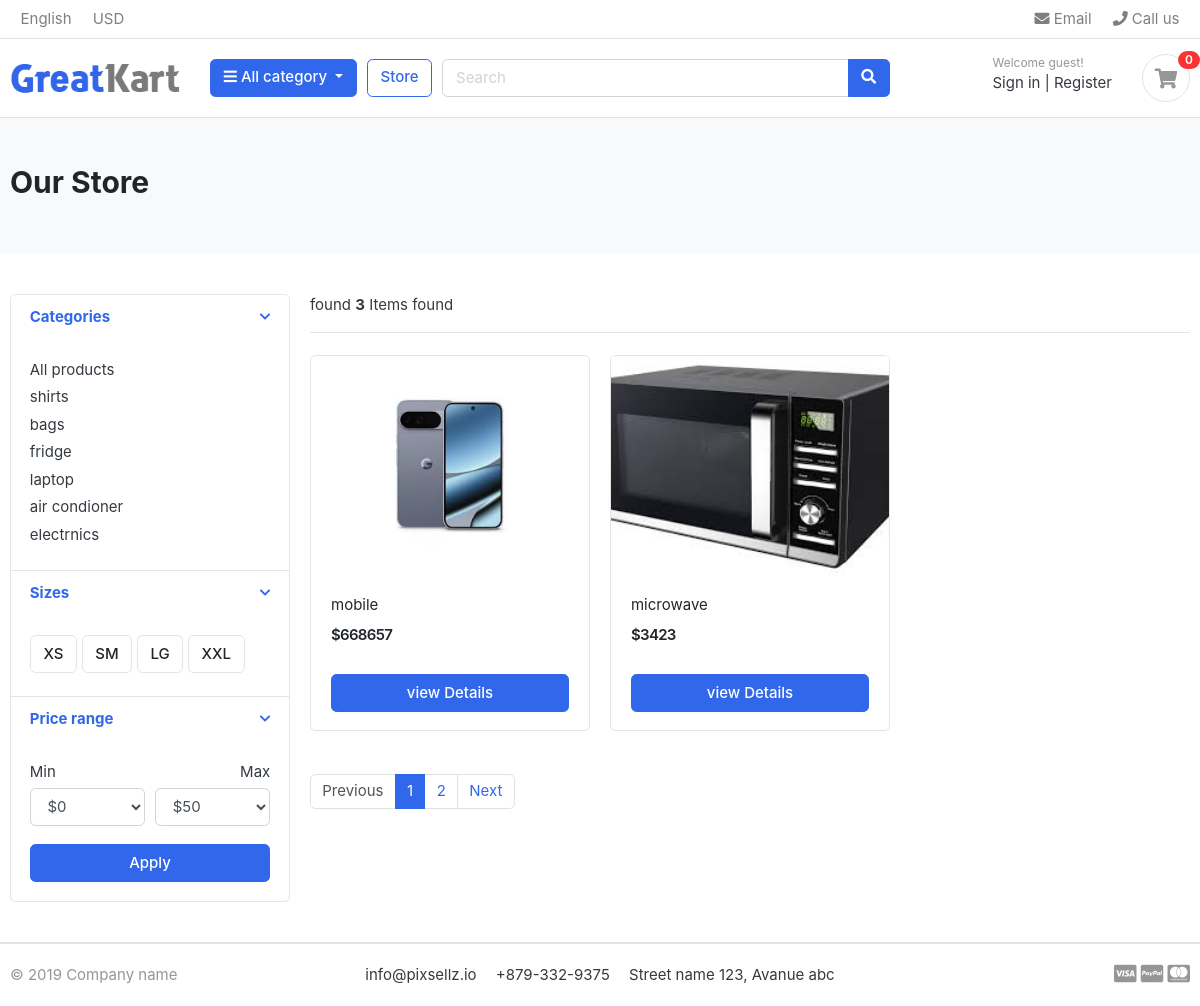
The page /store/category/electrnics/ on the database its author committed.
### category/models.py (models this page shows, shortened)
class Category(models.Model):
    category_name=models.CharField(max_length=50,unique=True)
    slug=models.SlugField(max_length=100,unique=True)
    description=models.TextField(max_length=250,blank=True)
    cat_image=models.ImageField(upload_to='categories',blank=True)
    class Meta:
        verbose_name='category'
        verbose_name_plural='categories' # without this the in a admin panel its name is the categorys 's'
    def get_url(self):
        return reverse('products_by_category',args=[self.slug])

### store/models.py (models this page shows, shortened)
class Product(models.Model):
    product_name=models.CharField(max_length=200,unique=True)
    slug=models.SlugField(max_length=255,unique=True)
    description=models.TextField(max_length=500,blank=True)
    price=models.IntegerField()
    image=models.ImageField(upload_to='products')
    stock=models.IntegerField()
    is_available=models.BooleanField(default=True)
    category=models.ForeignKey(Category,on_delete=models.CASCADE)
    created_date=models.DateTimeField(auto_now_add=True)
    modified_date=models.DateTimeField(auto_now_add=True)
    def get_url(self):
        return reverse('product_detail',args=[self.category.slug,self.slug]) # self.slug means that product slug

### store/views.py (the view)
# urls.py: path('store/', include('store.urls')),
def store(request, category_slug=None):
    categories = None
    products = None
    if category_slug is not None:
        categories = get_object_or_404(Category, slug=category_slug)
        products = Product.objects.filter(category=categories, is_available=True)# only shows that products that is the available
        paginator=Paginator(products,2)
        page=request.GET.get('page') # page=2
        paged_products=paginator.get_page(page)
        product_count = products.count() # this is used to count the the how many products are in a browser
    else:
        products = Product.objects.filter(is_available=True).order_by('id')
        paginator=Paginator(products,4)
        page=request.GET.get('page') # page=2
        paged_products=paginator.get_page(page)
        product_count = products.count()
    context = {
        'products': paged_products,
        'product_count': product_count,
    }
    return render(request, 'store.html', context)

### carts/context_processor.py (called while the page is built)
def counter(request):
    cart_count=0
    if 'admin' in request.path:
        return{}
    else:
        try:
            cart=Cart.objects.filter(cart_id=_cart_id(request))
            cart_items=CartItem.objects.all().filter(cart=cart[:1])
            for cart_item in cart_items:
                cart_count+=cart_item.quantity
        except Cart.DoesNotExist:
            cart_count=0
    return dict(cart_count=cart_count)

### carts/views.py (called while the page is built)
def _cart_id(request):  # _private function
    cart = request.session.session_key
    if not cart:
        cart = request.session.create()
    return cart

### category/context_processor.py (called while the page is built)
def menu_links(request):
    links=Category.objects.all()
    return dict(links=links)

### store/templates/store.html (shortened to what this page needs)
{% extends 'base.html' %}
{% load static %}
{% block content %}
<section class="section-pagetop bg">
<div class="container">
	{% if 'search' in request.path %}
	<h2 class="title-page">Search Result</h2>
	{% else %}
	<h2 class="title-page">Our Store</h2>
	{% endif %}
</div>
</section>
<section class="section-content padding-y">
<div class="container">
<div class="row">
	<aside class="col-md-3">
<div class="card">
	<article class="filter-group">
		<header class="card-header">
			<a href="#" data-toggle="collapse" data-target="#collapse_1" aria-expanded="true" class="">
				<i class="icon-control fa fa-chevron-down"></i>
				<h6 class="title">Categories</h6>
			</a>
		</header>
		<div class="filter-content collapse show" id="collapse_1" style="">
			<div class="card-body">
				<ul class="list-menu">
				<li><a href="{% url 'store'%}">All products </a></li>
				{% for category in links %}
				<li><a href="{{category.get_url}}">{{category.category_name}}</a></li>
				{% endfor %}
				</ul>
			</div>
		</div>
	</article>
	<article class="filter-group">
		<header class="card-header">
			<a href="#" data-toggle="collapse" data-target="#collapse_4" aria-expanded="true" class="">
				<i class="icon-control fa fa-chevron-down"></i>
				<h6 class="title">Sizes </h6>
			</a>
		</header>
		<div class="filter-content collapse show" id="collapse_4" style="">
			<div class="card-body">
			  <label class="checkbox-btn">
			    <span class="btn btn-light"> XS </span>
			  </label>
			  <label class="checkbox-btn">
			    <span class="btn btn-light"> SM </span>
			  </label>
			  <label class="checkbox-btn">
			    <span class="btn btn-light"> LG </span>
			  </label>
			  <label class="checkbox-btn">
			    <span class="btn btn-light"> XXL </span>
			  </label>
		</div>
		</div>
	</article>
	<article class="filter-group">
		<header class="card-header">
			<a href="#" data-toggle="collapse" data-target="#collapse_3" aria-expanded="true" class="">
				<i class="icon-control fa fa-chevron-down"></i>
				<h6 class="title">Price range </h6>
			</a>
		</header>
		<div class="filter-content collapse show" id="collapse_3" style="">
			<div class="card-body">
				<div class="form-row">
				<div class="form-group col-md-6">
				  <label>Min</label>
				  	<select class="mr-2 form-control">
						<option value="0">$0</option>
					</select>
				</div>
				<div class="form-group text-right col-md-6">
				  <label>Max</label>
				  	<select class="mr-2 form-control">
						<option value="50">$50</option>
					</select>
				</div>
				</div>
				<button class="btn btn-block btn-primary">Apply</button>
			</div>
		</div>
	</article>
</div>
	</aside>
	<main class="col-md-9">
<header class="border-bottom mb-4 pb-3">
		<div class="form-inline">
			<span class="mr-md-auto">found <b>{{product_count}}</b> Items found </span>
		</div>
</header>
<div class="row">
	{% if products %}
	{% for product in products %}
	<div class="col-md-4">
		<figure class="card card-product-grid">
			<div class="img-wrap">
				<a href="{{ product.get_url }}">
                <img src="{{ product.image.url }}" alt="{{ product.product_name }}">
                </a>
			</div>
			<figcaption class="info-wrap">
				<div class="fix-height">
					<a href="{{product.get_url}}" class="title">{{product.product_name}}</a>
					<div class="price-wrap mt-2">
						<span class="price">${{product.price}}</span>
					</div>
				</div>
				<a href="{{product.get_url}}" class="btn btn-block btn-primary">view Details </a>
			</figcaption>
		</figure>
	</div>
	{% endfor %}
	{% else %}
	<div>
		<h2>NO result found.please try again</h2>
	</div>
	{% endif %}
</div>
<nav class="mt-4" aria-label="Page navigation sample">
	{% if products.has_other_pages %}
  <ul class="pagination">
	{% if products.has_previous %}
    <li class="page-item "><a class="page-link" href="?page={{products.previous_page_number}}">Previous</a></li>
    {% else %}
	<li class="page-item disabled"><a class="page-link" href="#">Previous</a></li>
	{% endif %}
    {% for i in products.paginator.page_range %}
	{% if products.number == i %}
    <li class="page-item active"><a class="page-link" href="#">{{i}}</a></li>
	{% else %}
	<li class="page-item "><a class="page-link" href="?page={{i}}">{{i}}</a></li>
    {% endif %}
	{% endfor %}
	{% if products.has_next %}
    <li class="page-item"><a class="page-link" href="?page={{products.next_page_number}}">Next</a></li>
	{% else %}
	 <li class="page-item disabled "><a class="page-link" href="#">Next</a></li>
	 {% endif %}
  </ul>
  {% endif %}
</nav>
	</main>
</div>
</div>
</section>
{% endblock %}

### store/static/css/ui.css (style rules this page uses)
html { font-family: "Inter", sans-serif; font-size: 15px; }
.img-wrap { text-align: center; display: block; }
.img-wrap img { max-width: 100%; }
.price-wrap { letter-spacing: -0.7px; }
.padding-y { padding-top: 40px; padding-bottom: 40px; }
figure { margin-bottom: 0; }
article:after, .form-group:after { display: block; clear: both; content: ""; }
.bg { background-color: #f8f9fa; }
.title-page { color: #212529; }
.btn-light { background-color: #fff; border-color: #e4e4e4; }
[class*=list-] li:after { visibility: hidden; display: block; content: ""; overflow: hidden; height: 0; clear: both; }
.list-menu { list-style: none; margin: 0; padding-left: 0; }
.list-menu li { margin-bottom: 5px; }
.list-menu a { color: #343a40; }
[class*=card-product] a.title { color: #212529; display: block; }
[class*=card-product] .img-wrap { overflow: hidden; position: relative; }
[class*=card-product] .img-wrap img { height: 100%; max-width: 100%; width: auto; display: inline-block; -o-object-fit: cover; object-fit: cover; }
.card-product-grid { margin-bottom: 20px; }
.card-product-grid .img-wrap { border-radius: 0.2rem 0.2rem 0 0; height: 220px; }
.card-product-grid .info-wrap { overflow: hidden; padding: 18px 20px; }
.card-product-grid .fix-height { height: 80px; overflow: hidden; }
.card .img-wrap { overflow: hidden; }
.price { font-weight: 600; color: #212529; }
.icon-control { margin-top: 5px; float: right; font-size: 80%; }
.card-header .title { margin-bottom: 0; line-height: 1.5; }
.filter-group { border-bottom: 1px solid #e4e4e4; }
.filter-group .card-header { border-bottom: 0; }
.filter-group:last-child { border-bottom: 0; }
.checkbox-btn { position: relative; }
.section-pagetop { padding: 45px 0; }

### rows shown on the page
Category: category_name "shirts"
Category: category_name "bags"
Category: category_name "fridge"
Category: category_name "laptop"
Category: category_name "air condioner"
Category: category_name "electrnics"
Product: image (picture), product_name "mobile", price "668657"
Product: image (picture), product_name "microwave", price "3423"

### other values the page prints
{{ cart_count }} "0"
{{ product_count }} "3"
{{ i }} "1"
{{ i }} "2"
